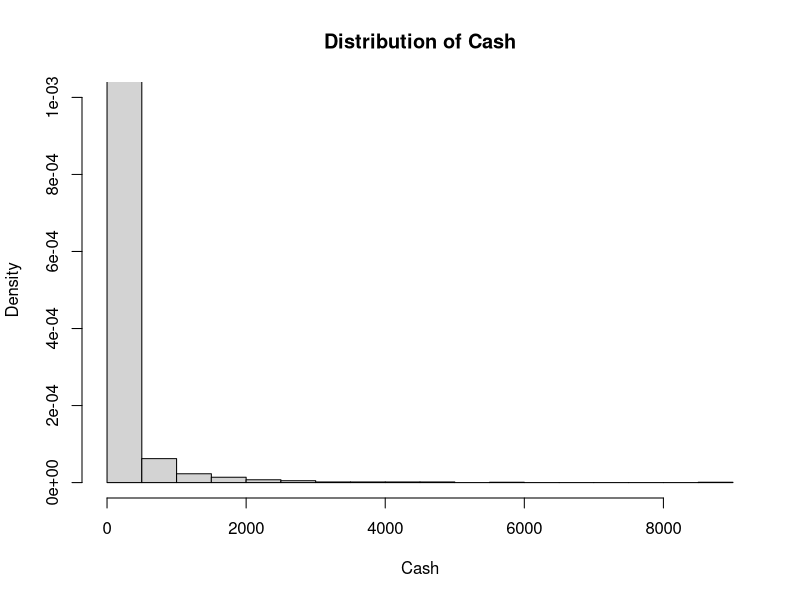
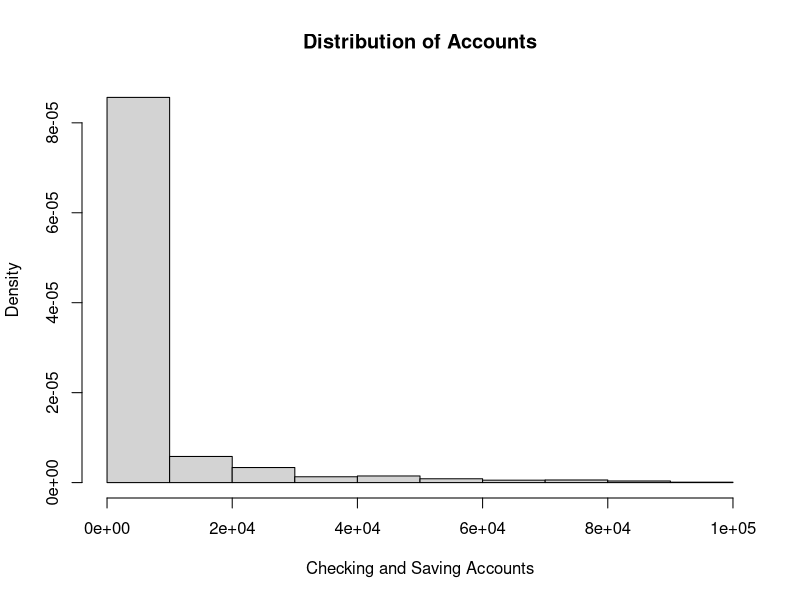

Write R code to recreate these figures, in order. (Note: this script raises an error after producing the figures.)
## ---- chunk 1
poverty <- read.csv("poverty-1.csv")

summary(poverty)

hist(x = poverty$cash, freq = FALSE, ylim = c(0, .001),
     xlab = "Cash", main = "Distribution of Cash")

hist(x = poverty$accts_amt, freq = FALSE,
     xlab = "Checking and Saving Accounts", main = "Distribution of Accounts")

poverty$log_cash <- log(poverty$cash)

poverty$log_accts <- log(poverty$accts_amt)

hist(x = log_cash, freq = FALSE,
     xlab = "Log Cash", main = "Log Distribution of Cash")

hist(x = log_accts, freq = FALSE,
     xlab = "Checking and Saving Accounts, Log", main = "Log Distribution of Accounts")

## ---- chunk 2

## ---- chunk 3
before <- subset(poverty, subset = (treatment == "Before Payday"))
after <- subset(poverty, subset = (treatment == "After Payday"))

#stroop_diff <- mean(after$stroop_time) - mean(before$stroop_time) * 100

stroop_diff <- (mean(after$stroop_time) - mean(before$stroop_time)) * 100
cat("SATE Mean:")
stroop_diff
cat("\n")
stroop_diff_median <- (median(after$stroop_time) - median(before$stroop_time)) * 100
cat("SATE Median:")
stroop_diff_median


## ---- chunk 4
par(mfrow=c(2,2))

plot(x = before$log_cash, y = before$stroop_time,
     xlab = "Log Cash",
     ylab = "Cognitive Test time",
     main= "Before Payday")

plot(x = after$log_cash, y = after$stroop_time,
     xlab = "Log Cash",
     ylab = "Cognitive Test time",
     main= "After Payday")

plot(x = before$log_accts, y = before$stroop_time,
     xlab = "Log Accts",
     ylab = "Cognitive Test time",
     main= "Before Payday")

plot(x = after$log_accts, y = after$stroop_time,
     xlab = "Log Accts",
     ylab = "Cognitive Test time",
     main= "After Payday")

## ---- chunk 5
treatment_effect_cash_mean <- mean(before$cash, na.rm = TRUE) - mean(after$cash, na.rm = TRUE)

treatment_effect_cash_median <- median(before$cash, na.rm = TRUE) - median(after$cash, na.rm = TRUE)

treatment_effect_accts_mean <- mean(before$accts_amt, na.rm = TRUE) - mean(after$accts_amt, na.rm = TRUE)

#treatment_effects_accts_median <- median(before$accts_amt, na.rm = TRUE) - median(after$accts_amt, na.rm = TRUE)

treatment_effect_accts_median <- median(before$accts_amt, na.rm = TRUE) - median(after$accts_amt, na.rm = TRUE)

cat("Treatment Cash Mean is: ", treatment_effect_cash_mean, "\n")

cat("Treatment Cash Median is: ", treatment_effect_cash_median, "\n")

cat("Treatment Accts Mean is: ", treatment_effect_accts_mean, "\n")
cat("Treatment Accts Median is: ", treatment_effect_accts_median, "\n")


## ---- chunk 6

## ---- chunk 7
qqplot(before$log_cash, after$log_cash,
       xlab = "Before treatment",
       ylab = "After Treatment",
       main = "Distribution for Cash")
abline(a = 0, b = 1, col = "Red")

qqplot(before$log_accts, after$log_accts,
       xlab = "Before Treatment",
       ylab = "After Treatment",
       main = "Distribution for Accounts")
abline(a = 0, b = 1, col = "Red")
## ---- chunk 8

## ---- chunk 9
# 1 if respnodent earns less than 20K

more_20K <- subset(poverty, subset = (poverty$income_less20k == 0))

less_20K <- subset(poverty, subset = (poverty$income_less20k == 1))

more_before <- subset(more_20K, subset = (treatment == "Before Payday"))

more_after <- subset(more_20K, subset = (treatment == "After Payday"))

less_before <- subset(less_20K, subset = (treatment == "Before Payday"))

less_after <- subset(less_20K, subset = (treatment == "After Payday"))

treatment_more <- mean(more_before$accts_amt, na.rm = TRUE) - mean(more_after$accts_amt, na.rm = TRUE)
treatment_more

treatment_less <- mean(less_before$accts_amt, na.rm = TRUE) - mean(less_after$accts_amt, na.rm = TRUE)
treatment_less

(difference <- treatment_more - treatment_less)

